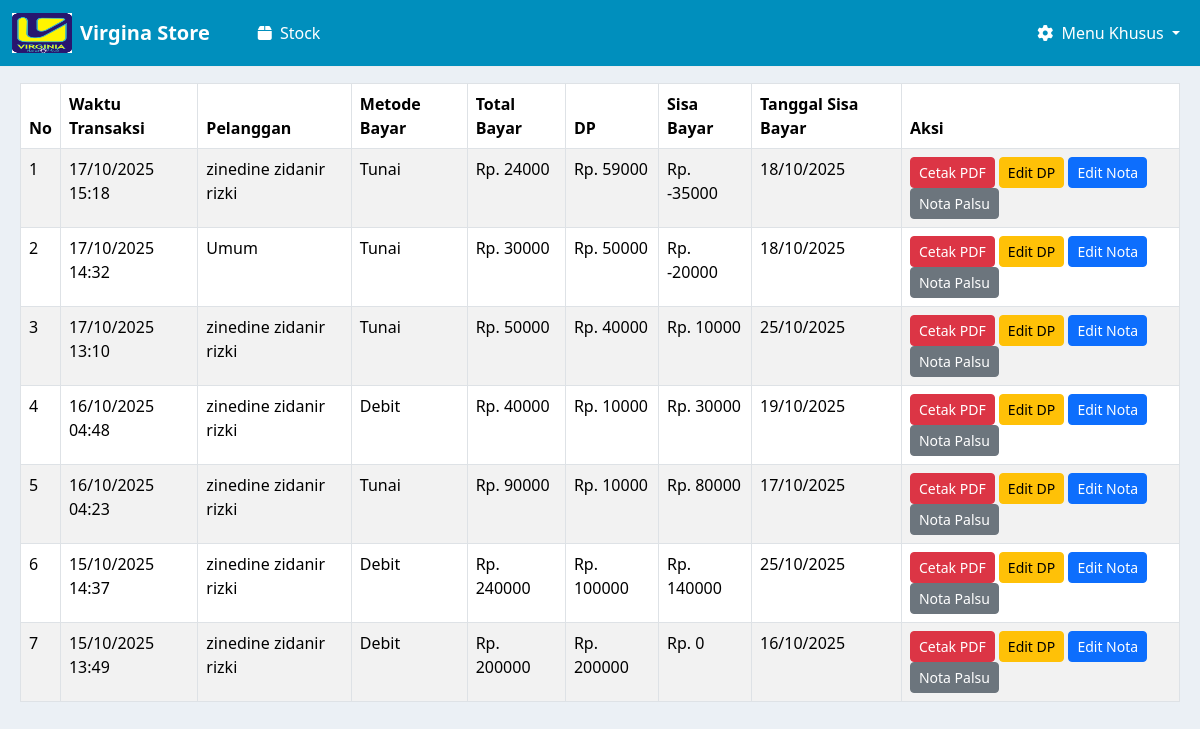
Before: /nota/cetak_nota_kosong/ with the older database file.
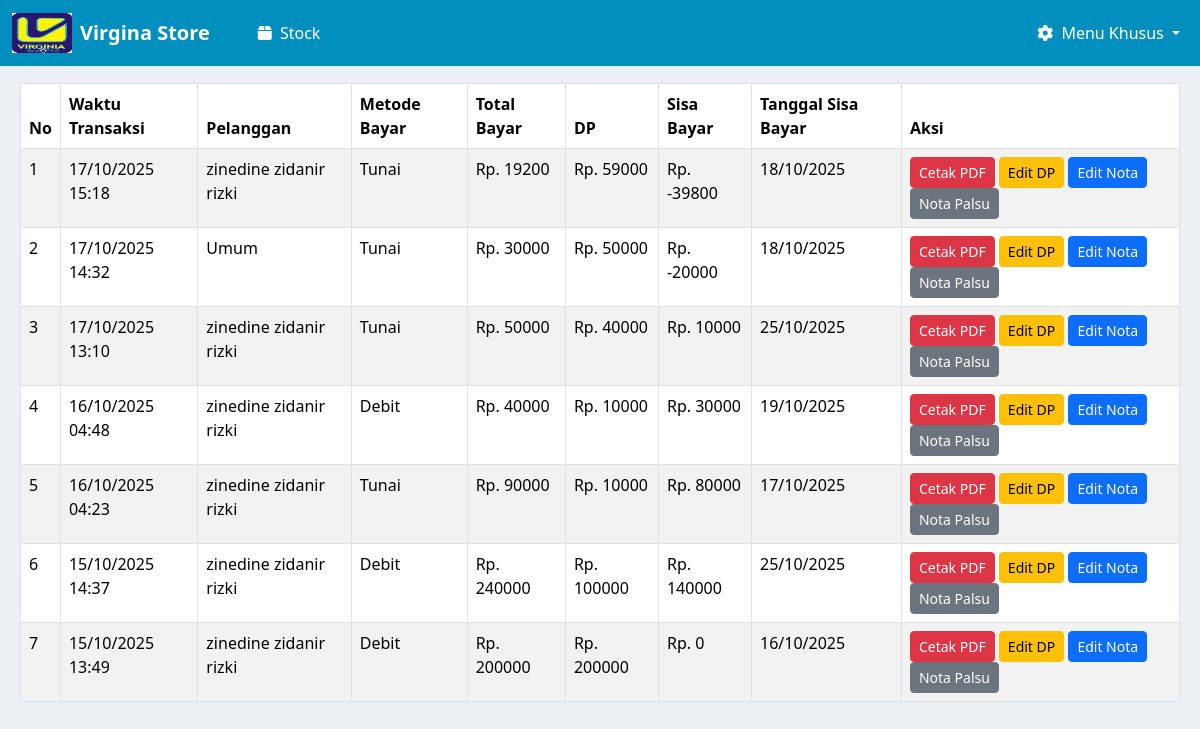
After: the same page with the newer database file.
### nota/models.py (models this page shows, shortened)
class NotaPayment(models.Model):
    PAYMENT_METHOD_CHOICES = [
        ('tunai', 'Tunai'),
        ('debit', 'Debit'),
    ]
    customer = models.ForeignKey(Customer, on_delete=models.CASCADE)
    tanggal_sisa_bayar = models.DateField()
    metode_pembayaran = models.CharField(max_length=10, choices=PAYMENT_METHOD_CHOICES)
    total_bayar = models.DecimalField(max_digits=12, decimal_places=2)
    dp = models.DecimalField(max_digits=12, decimal_places=2)
    sisa = models.DecimalField(max_digits=12, decimal_places=2)
    created_at = models.DateTimeField(auto_now_add=True)
    class Meta:
        verbose_name = "Nota Payment"
        verbose_name_plural = "Nota Payments"

### kasir/models.py (models this page shows, shortened)
class Customer(models.Model):
    nama = models.CharField(max_length=100)
    alamat_customer = models.TextField(blank=True, null=True)
    no_telpon_customer = models.CharField(max_length=20, blank=True, null=True)
    shipping_agent = models.CharField(max_length=100, blank=True, null=True)

### nota/views.py (the view)
# urls.py: path('cetak_nota_kosong/', views.cetak_nota_kosong, name='cetak-nota-kosong'),
def cetak_nota_kosong(request):
    notas = NotaPayment.objects.all().order_by('-created_at')
    return render(request, 'cetak_nota_kosong.html', {'notas': notas})

### nota/templates/cetak_nota_kosong.html (shortened to what this page needs)
{% extends 'base.html' %}
{% block content %}
<div class="" style="margin-left: 20px; margin-right: 20px;">
    <table class="table table-bordered table-striped mt-3">
        <thead>
            <tr>
                <th>No</th>
                <th>Waktu Transaksi</th>
                <th>Pelanggan</th>
                <th>Metode Bayar</th>
                <th>Total Bayar</th>
                <th>DP</th>
                <th>Sisa Bayar</th>
                <th>Tanggal Sisa Bayar</th>
                <th>Aksi</th>
            </tr>
        </thead>
        <tbody>
            {% for nota in notas %}
            <tr data-id="{{ nota.id }}" data-total="{{ nota.total_bayar }}" data-dp="{{ nota.dp }}" data-sisa="{{ nota.sisa }}" data-tanggal="{{ nota.tanggal_sisa_bayar|date:'Y-m-d' }}">
                <td>{{ forloop.counter }}</td>
                <td>{{ nota.created_at|date:"d/m/Y H:i" }}</td>
                <td>{{ nota.customer.nama }}</td>
                <td>{{ nota.get_metode_pembayaran_display }}</td>
                <td>Rp. {{ nota.total_bayar|floatformat:0 }}</td>
                <td>Rp. {{ nota.dp|floatformat:0 }}</td>
                <td>Rp. {{ nota.sisa|floatformat:0 }}</td>
                <td>{{ nota.tanggal_sisa_bayar|date:"d/m/Y" }}</td>
                <td>
                    <button class="btn btn-sm btn-danger" data-id="{{ nota.id }}" onclick="cetakPdf(this)">Cetak PDF</button>
                    <button class="btn btn-sm btn-warning" data-id="{{ nota.id }}" onclick="editDp(this)">Edit DP</button>
                    <button class="btn btn-sm btn-primary" data-id="{{ nota.id }}" onclick="editNota(this)">Edit Nota</button>
                    <button class="btn btn-sm btn-secondary" data-id="{{ nota.id }}" onclick="notaPalsu(this)">Nota Palsu</button>
                </td>
            </tr>
            {% empty %}
            <tr><td colspan="9" class="text-center">Belum ada data</td></tr>
            {% endfor %}
        </tbody>
    </table>
</div>
{% endblock %}

Changed rows visible on the page:
changed NotaPayment (number 1 of 7 on the later page): total_bayar "24000" → "19200"; sisa "-35000" → "-39800"
